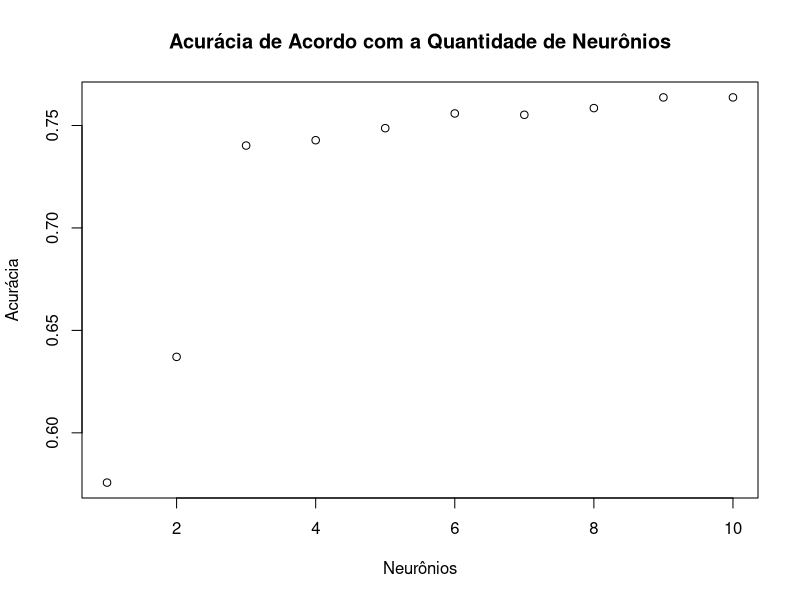

This chart was generated by the following R code:
# Y data defined by the mining code for neural network
plot(x=c(1,2,3,4,5,6,7,8,9,10),
  main="Acurácia de Acordo com a Quantidade de Neurônios",
  xlab="Neurônios",
  ylab="Acurácia",
  y=c(0.575718,0.6370757,0.7402089,0.7428198,0.7486945,0.7558747,0.7552219,0.7584856,0.7637076,0.7637076),
  freq=FALSE
)
